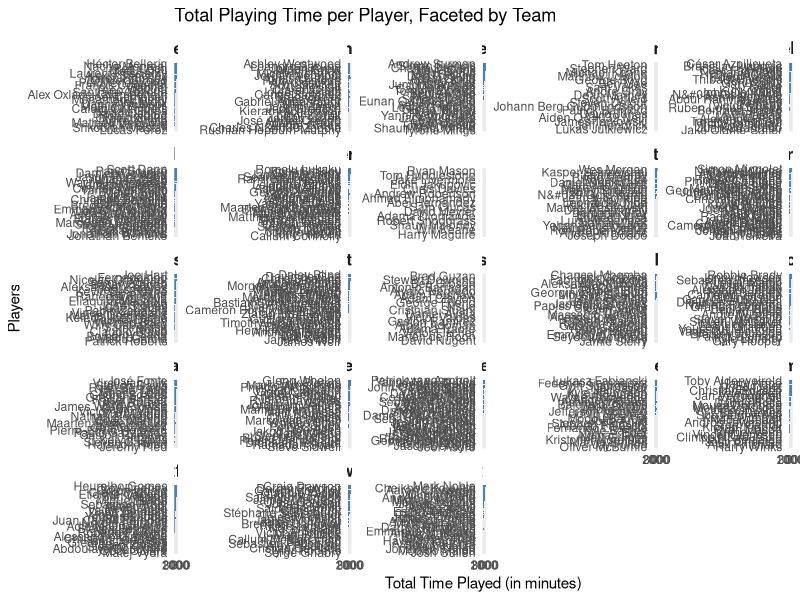
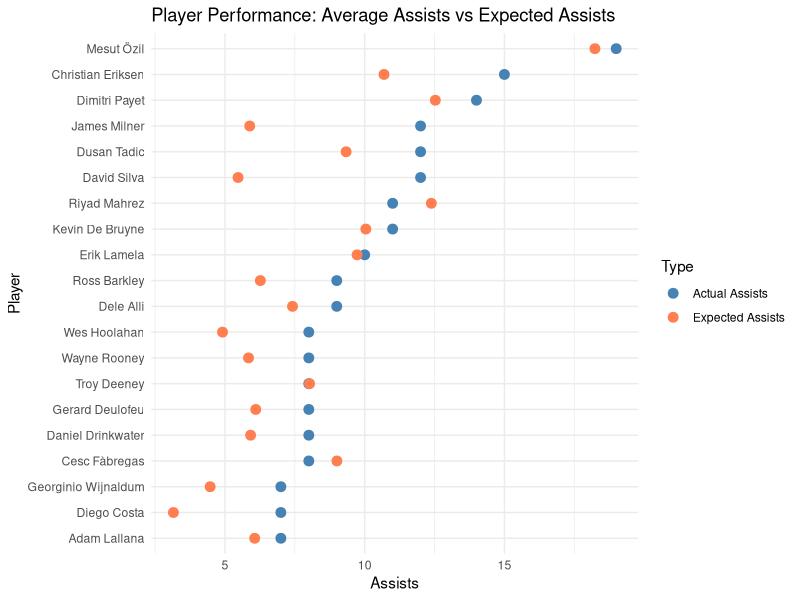

These charts were generated, in order, by the following R code: (Note: this script raises an error after producing the figures.)
## ---- chunk 1
library(ggplot2)
library(dplyr)
library(viridis)
library(tidyr)
library(vcd)
library(reshape2)

player_df = read.csv("combined_match_players_0-500.csv")
player_df = na.omit(player_df)

## ---- chunk 2

team_names <- c("71" = "Aston Villa", "72" = "Everton", "73" = "Bournemouth", "74" = "Southampton", "75" = "Leicester City", "76" = "West Bromwich Albion", "77" = "Sunderland","78" = "Crytsal Palace", "79" = "Norwich City", "80" = "Chelsea", "81" = "West Ham", "82" = "Tottenham Hotspur","83" = "Arsenal", "84" = "Swansea City", "85" = "Stoke City", "86" = "Newcastle United", "87" = "Liverpool","88" = "Manchester City", "89" = "Manchester United", "90" = "Watford", "91" = "Hull City", "92" = "Burnley", "93"="Middlesbrough")

player_df$team_name <- team_names[as.character(player_df$team_id)]

df_time_played_grouped <- player_df |>
  group_by(team_name, player) |>
  summarise(total_time_played = sum(time_played), .groups = "drop")

ggplot(df_time_played_grouped, 
       aes(x = total_time_played, y = reorder(player,total_time_played))) +
  geom_bar(stat = "identity", fill = "steelblue") +
  facet_wrap(~team_name, scales = "free_y") +          
  labs(
    title = "Total Playing Time per Player, Faceted by Team",
    x = "Total Time Played (in minutes)",
    y = "Players"
  ) +
  theme_minimal() +
  theme(strip.text = element_text(size = 12, face = "bold"))

## ---- chunk 3
average_assists <- player_df %>%
  group_by(player) %>%
  summarise(
    total_xA = sum(xA),
    total_assists = sum(assists),
  ) %>%
  arrange(desc(total_assists))

top_20 <- head(average_assists, 20)
#print(top_10_assists)

ggplot(top_20, 
       aes(y = reorder(player, total_assists))) +
  geom_point(aes(x = total_assists, color = "Actual Assists"), 
             size = 3) +  
  geom_point(aes(x = total_xA, color = "Expected Assists"), 
             size = 3) +  
  labs(
    title = "Player Performance: Average Assists vs Expected Assists",
       x = "Assists",
       y = "Player"
    ) +
  theme_minimal() +
  scale_color_manual(values = c("Actual Assists" = "steelblue", "Expected Assists" = "coral"), 
                     name = "Type") +  
  guides(color = guide_legend(title = "Type"))
## ---- chunk 4

df_match_team_grouped <- df %>%
  group_by(match_id, team_name, home_away) %>%
  summarise(
    total_goals = sum(goals, na.rm = TRUE),
    total_assists = sum(assists, na.rm = TRUE),
    total_xG = sum(xG, na.rm = TRUE),
    total_xA = sum(xA, na.rm = TRUE),
    total_key_passes = sum(key_passes, na.rm = TRUE),
    total_shots = sum(shots, na.rm = TRUE)
  )

scatter_plot <- ggplot(df_match_team_grouped, aes(x = total_xG, y = total_goals, color = total_shots)) +
  geom_point(alpha = 0.5) +
  labs(title = "xG vs Goals", x = "Expected Goals (xG)", y = "Goals", size = "Shots") +
  scale_color_viridis(option = "C", direction = -1) +
  facet_wrap(~team_name) +
  geom_abline(intercept = 0, slope = 1, color = "steelblue", linetype = "dashed", linewidth = 0.5) +
   theme_minimal()
print(scatter_plot)

## ---- chunk 5

df_team_grouped <- df_match_team_grouped %>%
  group_by(team_name, home_away) %>%
  summarise(
    total_goals = sum(total_goals, na.rm = TRUE),
    total_assists = sum(total_assists, na.rm = TRUE),
    total_xG = sum(total_xG, na.rm = TRUE),
    total_xA = sum(total_xA, na.rm = TRUE),
    total_key_passes = sum(total_key_passes, na.rm = TRUE),
    total_shots = sum(total_shots, na.rm = TRUE),
    matches=n()
  )

df_team_grouped <- df_team_grouped %>%
  mutate(
    goals_per_match = total_goals / matches,
    assists_per_match = total_assists / matches,
    xG_per_match = total_xG / matches,
    xA_per_match = total_xA / matches,
    key_passes_per_match = total_key_passes / matches,
    shots_per_match = total_shots / matches
  )

df_long <- df_team_grouped %>%
  pivot_longer(cols = c(xG_per_match, xA_per_match), names_to = "metric", values_to = "value")

df_long <- df_team_grouped %>%
  pivot_longer(cols = c("xG_per_match", "xA_per_match"), 
               names_to = "metric", 
               values_to = "value")

ggplot(df_long, aes(x = metric, y = value, fill = home_away)) + 
  geom_bar(stat = "identity", position = "dodge") + 
  facet_wrap(~ team_name) +
  labs(
    title = "Comparison of xG and xA for Teams in Home and Away Matches",
    x = "Metrics",
    y = "Values",
    fill = "Home/Away"
  ) +
  scale_fill_manual(values = c("a" = "lightblue", "h" = "indianred")) +  # Adjust colors for home/away
  theme_minimal()
## ---- chunk 6

pos_match <- c("AMC" = "MidFielder","AML" = "MidFielder","AMR" = "MidFielder","MC" = "MidFielder","MR" = "MidFielder", "ML" = "MidFielder","DC" = "Defender","DL" = "Defender","DMC" = "Defender","DML" = "Defender","DMR" = "Defender","DR" = "Defender","FW" = "Forward","FWL" = "Forward","FWR" = "Forward","GK" = "Forward")

df$pos <- pos_match[as.character(df$position)]

df_position_grouped <- df |>
  group_by(pos) |>
  summarise(
    total_goals = sum(goals, na.rm = TRUE),
    total_xG = sum(xG, na.rm = TRUE),
    total_xA = sum(xA, na.rm = TRUE),
    total_shots = sum(shots, na.rm = TRUE),
    total_assists = sum(assists, na.rm = TRUE),
    total_key_passes = sum(key_passes, na.rm = TRUE),
    total_time_played = sum(time_played, na.rm=TRUE)
  )

df_position_grouped = na.omit(df_position_grouped)

df_position_grouped <- df_position_grouped |>
  mutate(
    goals_per_match = total_goals*90/total_time_played,
    assists_per_match = total_assists*90/total_time_played,
    xG_per_match = total_xG*90/total_time_played,
    xA_per_match = total_xA*90/total_time_played,
    shots_per_match = total_shots*90/total_time_played,
    key_passes_per_match = total_key_passes*90/total_time_played
  )

heatmap_data <- df_position_grouped |>
  select(pos, goals_per_match, assists_per_match, xG_per_match, xA_per_match, shots_per_match, key_passes_per_match)

heatmap_matrix <- melt(heatmap_data, id.vars = "pos")

ggplot(heatmap_matrix, aes(x = variable, y = pos, fill = value)) +
  geom_tile() +
  scale_fill_gradient(low = "lightblue", high = "blue") +
  labs(
    title = "Heatmap of Per-Match Metrics by Position",
    x = "Metric",
    y = "Position",
    fill = "Value"
  ) +
  theme_minimal()

